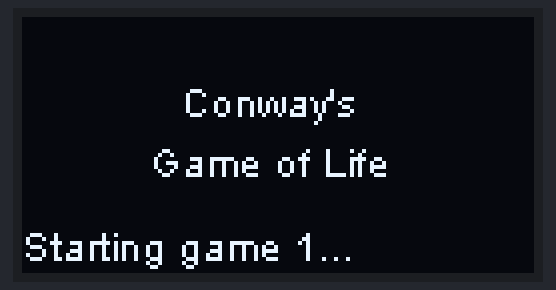
This sketch was run on a simulated ESP8266 (NodeMCU). Parts: 128×64 one-colour display. Random numbers use the default seed unless the sketch sets one.

Above: at 0.1 s.
At 2.19 s:
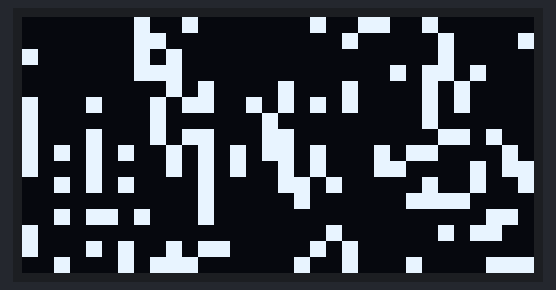
At 4.36 s:
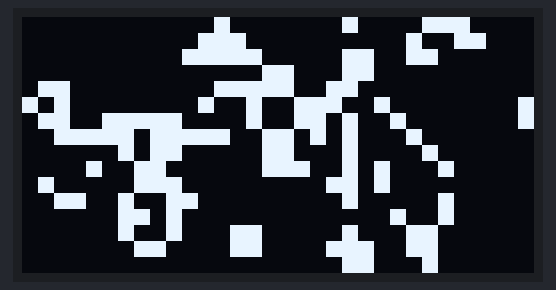
At 8.69 s:
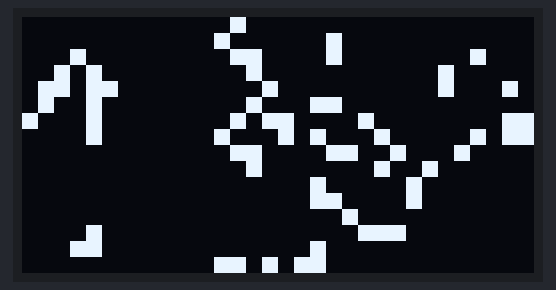
At 12.91 s:
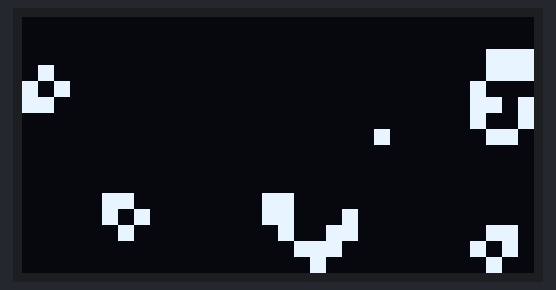
At 17.2 s:
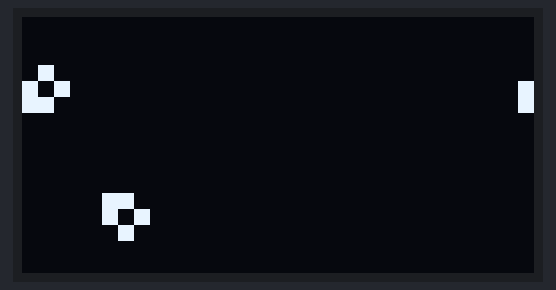

The sketch:

ConwaysGameOfLife.ino
```cpp
// (licence header left out)
#include "SSD1306.h"

// Set where to find the board
SSD1306  display(0x3c, D3, D4); // Specify pins display is connected to, might have to change address

// Set display stuff
const int len = 32; // 128 native pixels / 4 pixels per cell = 32 virtual cells length
const int ht = 16; // 64 native pixels / 4 pixels per cell = 16 virtual cells height
const int pixelSize = 4; // Set how many native pixels = pixels per cell length or width
const bool flipScreen = false; // If you need to flip the screen


// Counter and seed value
int seedValue = 0;
int counter = 0;
int maxCycles = 500; // 500 cycles per game * 0.1 sec per cycle = 50 second games

// Initialize the board
int board[len][ht];
int newBoard[len][ht];

// Function prototypes
int countNeighbors(int, int);
void drawBoard();
void randomBoard();

// Runs when powering on
void setup(){
  // Init the display
  display.init();
  if(flipScreen == true){
    display.flipScreenVertically();
  }

  // Display the title
  display.clear();
  display.setFont(ArialMT_Plain_10);
  display.drawString(40, 15, F("Conway\'s"));
  display.drawString(32, 30, F("Game of Life"));
  display.drawString(0, 51, "Starting game " + String(seedValue + 1) + "...");
  display.display();
  delay(2000);
  display.clear();

  // Seed the board
  randomBoard();
}

// Main loop
void loop() {
  // Catch for number of cycles per game
  if(counter == maxCycles){
    randomSeed(seedValue);
    randomBoard();
    seedValue++;
    counter = 0;
    display.clear();
    display.drawString(0, 51, "Starting game " + String(seedValue + 1) + "...");
    display.display();
    delay(2000);
    display.clear();
  }

  // Draw the board, increment cycle counter
  drawBoard();
  makeNewBoard();
  counter++;

  // Do a 0.1 second delay
  delay(100);
}

void drawBoard(){
  display.clear();
  for(int x=0; x<len; x++){
    for(int y=0; y<ht; y++){
      if(board[x][y] == 1){
        display.fillRect(x*pixelSize, y*pixelSize, pixelSize, pixelSize);
      }
    }
  }
  display.display();
}

int countNeighbors(int x, int y){
  return board[x-1][y]+board[x-1][y-1]+board[x][y-1]+board[x+1][y-1]+board[x+1][y]+board[x+1][y+1]+board[x][y+1]+board[x-1][y+1];
}

void makeNewBoard(){
  for(int x=0; x<len; x++){
    for(int y=0; y<ht; y++){
      int neighbors = countNeighbors(x, y);
      if(board[x][y] == 1 && (neighbors == 2 || neighbors == 3)){
        newBoard[x][y] = 1;
      }
      else if(board[x][y] == 1){
        newBoard[x][y] = 0;
      }
      if(board[x][y] == 0 && (neighbors == 3)){
        newBoard[x][y] = 1;
      }
      else if (board[x][y] == 0){
        newBoard[x][y] = 0;
      }
    }
  }
  for(int x=0; x<len; x++){
    for(int y=0; y<ht; y++){
      board[x][y] = newBoard[x][y];
    }
  }
}

void randomBoard(){
  for(int x=0; x<len; x++){
    for(int y=0; y<ht; y++){
      board[x][y] = random(0,2);
    }
  }
}
```
